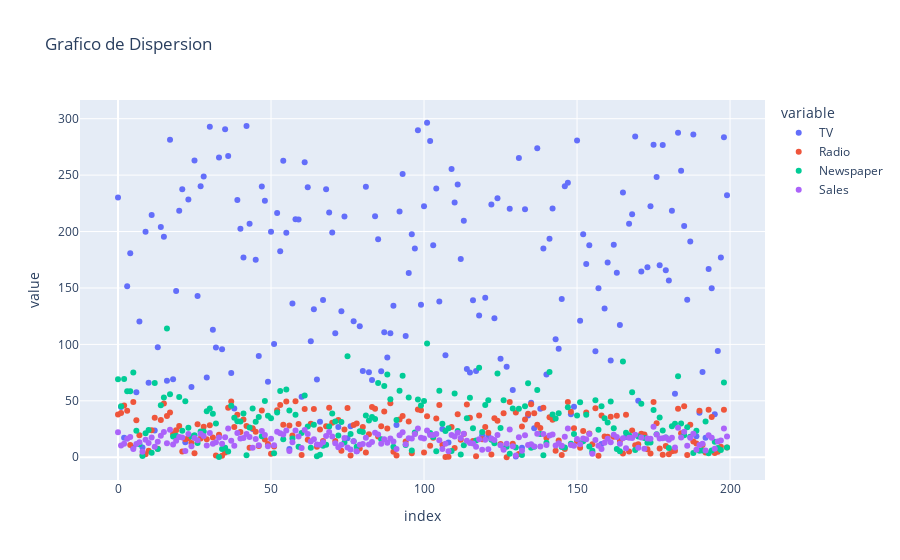

Write notebook code for a chart like this one.
### Code cell
fig = px.scatter(data, y=data.columns,
                title='Grafico de Dispersion')
fig.show()

### Figure 1 — Plotly figure (JSON) as saved in the notebook; plotly's stock layout.template omitted (floating-point values rounded to 4 significant figures; data arrays with more than 128 entries replaced by an {"elided": "..."} marker saying what was removed)
{"data": [{"hovertemplate": "variable=TV<br>index=%{x}<br>value=%{y}<extra></extra>", "legendgroup": "TV", "marker": {"color": "#636efa", "symbol": "circle"}, "mode": "markers", "name": "TV", "orientation": "v", "showlegend": true, "type": "scatter", "x": {"elided": "200 int values"}, "xaxis": "x", "y": {"elided": "200 float values"}, "yaxis": "y"}, {"hovertemplate": "variable=Radio<br>index=%{x}<br>value=%{y}<extra></extra>", "legendgroup": "Radio", "marker": {"color": "#EF553B", "symbol": "circle"}, "mode": "markers", "name": "Radio", "orientation": "v", "showlegend": true, "type": "scatter", "x": {"elided": "200 int values"}, "xaxis": "x", "y": {"elided": "200 float values"}, "yaxis": "y"}, {"hovertemplate": "variable=Newspaper<br>index=%{x}<br>value=%{y}<extra></extra>", "legendgroup": "Newspaper", "marker": {"color": "#00cc96", "symbol": "circle"}, "mode": "markers", "name": "Newspaper", "orientation": "v", "showlegend": true, "type": "scatter", "x": {"elided": "200 int values"}, "xaxis": "x", "y": {"elided": "200 float values"}, "yaxis": "y"}, {"hovertemplate": "variable=Sales<br>index=%{x}<br>value=%{y}<extra></extra>", "legendgroup": "Sales", "marker": {"color": "#ab63fa", "symbol": "circle"}, "mode": "markers", "name": "Sales", "orientation": "v", "showlegend": true, "type": "scatter", "x": {"elided": "200 int values"}, "xaxis": "x", "y": {"elided": "200 float values"}, "yaxis": "y"}], "layout": {"autosize": true, "legend": {"title": {"text": "variable"}, "tracegroupgap": 0}, "title": {"text": "Grafico de Dispersion"}, "xaxis": {"anchor": "y", "autorange": true, "domain": [0, 1], "range": [-12.52, 211.5], "title": {"text": "index"}, "type": "linear"}, "yaxis": {"anchor": "x", "autorange": true, "domain": [0, 1], "range": [-24.46, 320.9], "title": {"text": "value"}, "type": "linear"}}}
